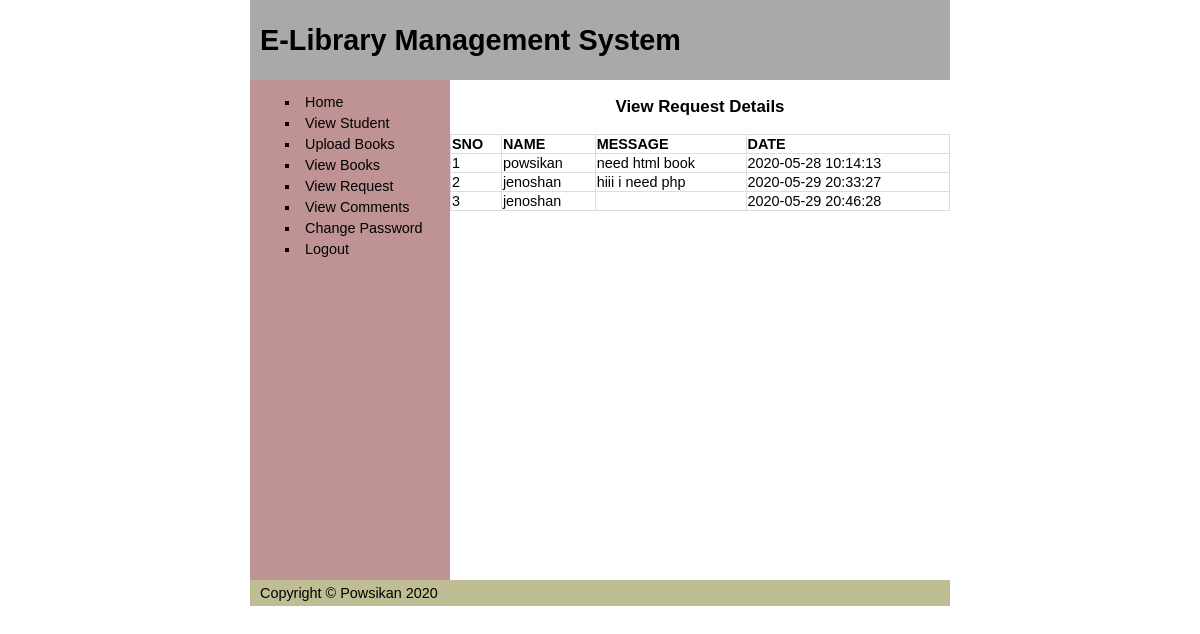
Screenshot of /view_req.php (signed in) with the database file from the repository.
### tables this page shows
CREATE TABLE `student` (
  `ID` int(11) NOT NULL,
  `NAME` varchar(100) NOT NULL,
  `PASS` varchar(100) NOT NULL,
  `MAIL` varchar(150) NOT NULL,
  `DEP` varchar(100) NOT NULL
);

CREATE TABLE `request` (
  `RID` int(11) NOT NULL,
  `ID` int(11) NOT NULL,
  `MES` varchar(150) NOT NULL,
  `LOGS` datetime NOT NULL
);

### view_req.php (the view, shortened to what this page needs)
<?php
include  "database.php";
?>
<!DOCTYPE html>
<html lang="en">
<head>
    <link rel="stylesheet" href="style.css">
</head>
<body>
    <div id="Container">
        <div id="header">
             <h1>E-Library Management System</h1>
        </div>
        <div id="wrapper">
            <h3 class="heading">View Request Details</h3>
            <?php
            $sql="select s.name,r.mes,r.logs from student s inner join request r on s.id=r.id";
            $res=$db->query($sql);
            if($res->num_rows>0){
                echo "<table>
                    <tr>
                       <th>SNO</th>
                       <th>NAME</th>
                       <th>MESSAGE</th>
                       <th>DATE</th>
                    </tr>
                ";
                $i=0;
                while($row=$res->fetch_assoc()){
                    $i++;
                    echo "<tr>";
                    echo "<td>{$i}</td>";
                    echo "<td>{$row["name"]}</td>";
                    echo "<td>{$row["mes"]}</td>";
                    echo "<td>{$row["logs"]}</td>";
                    echo "</tr>";
                }
                echo "</table>";
            }else{
                echo "<p class='error'>No Request Record Found</p>";
            }
            ?>
        </div>
        <div id="navi">
           <?php
           include "adminSideBar.php";
           ?>
        </div>
        <div id="footer">
           <p>Copyright &copy; Powsikan 2020</p>
        </div>
    </div>
</body>
</html>

### style.css (style rules this page uses)
html, body { margin: 0; padding: 0; }
body { font: 90% calibri, sans-serif; }
#header { background-color: darkgray; }
#header h1 { height: 80px; line-height: 80px; margin: 0; padding-left: 10px; }
#Container { height: auto; width: 700px; margin: 0 auto; text-align: left; }
#wrapper { float: right; width: 500px; }
#navi { float: left; height: 500px; width: 200px; background-color: #bf9393; }
#footer { clear: both; width: 100%; background-color: #bfbd93; }
#footer p { margin: 0; padding: 5px 10px; }
p { margin: 0 10px 10px; }
.heading { text-align: center; }
table { width: 100%; border-collapse: collapse; }
table td, table th { border: 1px solid #ddd; }

### rows the page displays
student: NAME "powsikan", request.MES "need html book", request.LOGS "2020-05-28 10:14:13"
student: NAME "jenoshan", request.MES "hiii i need php", request.LOGS "2020-05-29 20:33:27", request.LOGS "2020-05-29 20:46:28"
